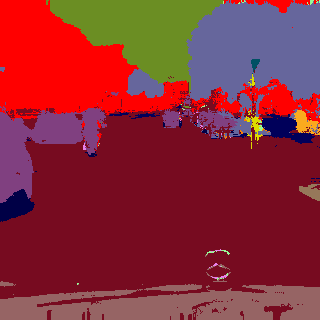
#> input picture src_train/reduced_cluster_v3/reduced_1273.png, 320 x 320 px, given in place of reduced_0.png, which was not available
$ python 7.2-floodfill_pink_cluster.py
#> lines starting #> are read from the running program, lines starting #| are printed output that depends on the picture; after the words box and inside, x2 and y2 are one past the last pixel; in counts of white or black regions, pixels touching at a corner belong together; pictures that were not available may be replaced by others from this repository, and a replacement may not be noted

#!/usr/bin/env python3
# -*- coding: utf-8 -*-
"""
Created on Tue Jul 19 14:23:46 2022

@author: eric
"""
import numpy as np
from tqdm import tqdm
import imageio
from PIL import Image
from scipy.ndimage.measurements import label
from collections import Counter


def remove_values_from_list(the_list, val):
   return [value for value in the_list if value != val]


color_map = np.load('color_map_reduced_1.npy')
#> (reads src_train/color_map_reduced_1.npy from the repository)

color_wheel_bike = np.array([233,128,233]) #pink wheel/bike
id_wheel_bike = np.where(np.equal(color_map, color_wheel_bike).all(axis=1))[0][0]

color_target = np.array([255,128,0]) #orange hvegetation
id_target = np.where(np.equal(color_map, color_target).all(axis=1))[0][0]

color_shadow = np.array([0,0,70])
id_shadow = np.where(np.equal(color_map, color_shadow).all(axis=1))[0][0]

color_vehicle = np.array([128,64,128])
id_vehicle = np.where(np.equal(color_map, color_vehicle).all(axis=1))[0][0]


# [8 lines of commented-out code are left out]


resolution = 320
n_images=2975
for selec in tqdm(range(n_images)):
    # selec = 142

    # =============================================================================
    # translate RGB to int matrix
    # =============================================================================
    cimg = imageio.imread('reduced_cluster_v3/reduced_'+str(selec)+'.png')
#> cimg is the input picture: shape (320, 320, 3); mean R, G, B 137.6, 42.6, 54.7
    final_img = cimg.copy()
    skeleton = np.zeros(320*320).reshape(320,320)

    for c in range(len(color_map)):
        mask_color= np.stack((np.ones((320,320))*color_map[c][0],
                  np.ones((320,320))*color_map[c][1],
                  np.ones((320,320))*color_map[c][2]),axis=-1)
        mask0 = cimg[:,:,0] == mask_color[:,:,0]
        mask1 = cimg[:,:,1] == mask_color[:,:,1]
        mask2 = cimg[:,:,2] == mask_color[:,:,2]
        mask = mask0*mask1*mask2
        skeleton[mask]=c
#> this loop made 16 passes
#> pass 1, `mask0 = cimg[:,:,0] == mask_color[:,:,0]`:
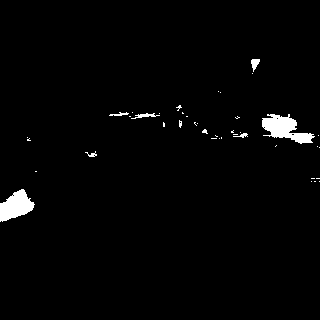
#> mask0: shape (320, 320) bool; 1.8% white; 41 white regions (34 under 20 px), largest, box (x1, y1, x2, y2) and area: (262, 114, 315, 144) 810, (0, 189, 35, 222) 694, (131, 113, 160, 119) 71
#> pass 1, `mask1 = cimg[:,:,1] == mask_color[:,:,1]`:
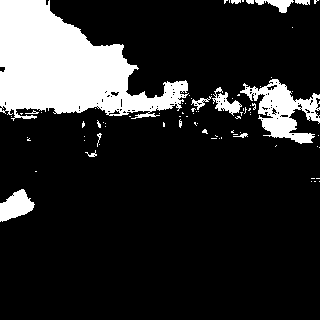
#> mask1: shape (320, 320) bool; 16.4% white; 82 white regions (69 under 20 px), largest, box (x1, y1, x2, y2) and area: (0, 0, 189, 121) 12642, (240, 79, 320, 144) 2278, (0, 189, 35, 222) 694
#> after the loop:
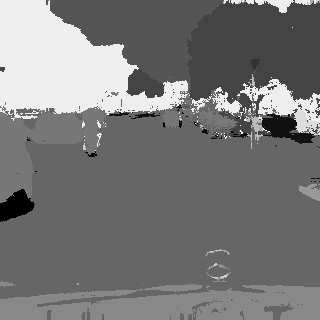
#> skeleton: shape (320, 320) float64; min 0, max 15, mean 7.02; drawn with min black and max white

    # =============================================================================
    # generamos la mascara target
    # =============================================================================
    mask_color= np.stack((np.ones((320,320))*color_target[0],
              np.ones((320,320))*color_target[1],
              np.ones((320,320))*color_target[2]),axis=-1)
    mask0 = cimg[:,:,0] == mask_color[:,:,0]
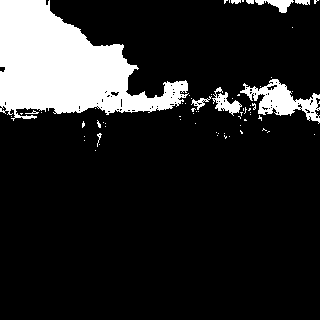
#> mask0: shape (320, 320) bool; 14.7% white; 67 white regions (57 under 20 px), largest, box (x1, y1, x2, y2) and area: (0, 0, 189, 121) 12513, (240, 79, 320, 124) 1456, (212, 87, 242, 116) 347
    mask1 = cimg[:,:,1] == mask_color[:,:,1]
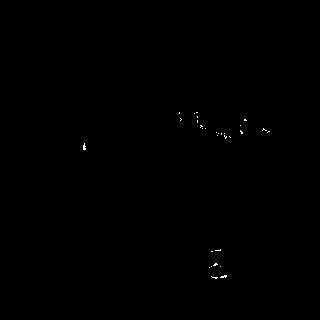
#> mask1: shape (320, 320) bool; 0.11% white in thin lines or dots, all inside (x1, y1, x2, y2) = (83, 112, 270, 279)
    mask2 = cimg[:,:,2] == mask_color[:,:,2]
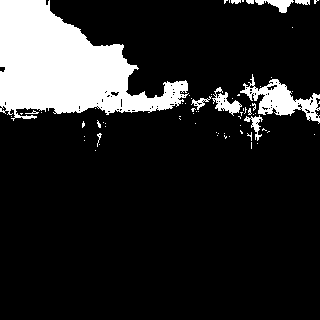
#> mask2: shape (320, 320) bool; 14.9% white; 69 white regions (58 under 20 px), largest, box (x1, y1, x2, y2) and area: (0, 0, 189, 121) 12513, (240, 74, 320, 124) 1488, (212, 87, 242, 116) 347
    mask = mask0*mask1*mask2
#> mask: shape (320, 320) bool; 0.03% white in thin lines or dots, all inside (x1, y1, x2, y2) = (216, 119, 270, 139)

    # separamos en islas los pixeles del mismo color
    labeled_mask, n_islands = label(mask)
#> labeled_mask: shape (320, 320) int32; 16 distinct labels, from 0 to 15
#> n_islands = 15
    key_colors = list()
    for k in range(n_islands):

        #filtramos la isla en cuestión
        lmask = labeled_mask == k + 1 #label 0 es todo lo que no son islas
        x,y = np.where(lmask) #coordenadas de los pixeles de la isla en cuestión

        '''
        vamos a cambiar el algoritmo. Para cada pixel de cada isla,
        se anota los pixeles vecinos de cada pixel.
        if not (RGB_Vecino == target) and not already_saved:
            save position (i.e. (x,y))

        Cuando tengamos todas las posiciones, devolvemos el valor de la maskara en si

        añadimos un -1 si el pixel está fuera de imagen en un array especial,
        para tenerlo en cuenta en los casos pertinentes
        '''
        neigh_pos_x = [1,1,1, 0,0, -1,-1,-1]
        neigh_pos_y = [-1,0,1,-1,1, -1,0,1 ]
        neighbor_pixels, out_pixels = list(),list()
        #para cada pixel
        for i in range(len(x)):
            for p in range(len(neigh_pos_x)):
                neigh = (x[i]+neigh_pos_x[p], y[i]+neigh_pos_y[p])
                # si el vecino está en la imagen
                if neigh[0]>0 and neigh[1]>0 and neigh[0]<resolution and neigh[1]<resolution:
                    pxl = skeleton[neigh[0], neigh[1]]
                    if  pxl != id_target and neigh not in neighbor_pixels:
                        neighbor_pixels.append(neigh)
                #fuera de imagen
                else:
                    if neigh not in out_pixels:
                        out_pixels.append(neigh)


# =============================================================================
# contamos los pixeles de cada label
# =============================================================================
        neigh_labels = list()
        for i in range(len(neighbor_pixels)):
            neigh_labels.append(skeleton[neighbor_pixels[i][0], neighbor_pixels[i][1]])
        for i in range(len(out_pixels)):
            neigh_labels.append(-1)
        d_count=Counter(neigh_labels)


        # ruedas mal clasificadas
        if d_count[id_shadow] + d_count[id_vehicle] >= 0.50 * len(neigh_labels):
            key_colors.append(color_wheel_bike)
        #pequeñas islas de ruido
        elif d_count[id_wheel_bike] >= 0.10 * len(neigh_labels):
            key_colors.append(color_wheel_bike)
        else:
            key_colors.append(color_target)
#> this loop made 15 passes
#> (x, y) on passes 1 to 9: ([119, 119, 120, 120, 120], [244, 245, 244, 245, 246]), ([125], [240]), ([128, 129, 129], [263, 263, 264]), ([130, 131, 131, 132, 132, 133, 133], [240, 240, 241, 241, 242, 241, 242]), ([130], [262]), ([130, 130], [265, 266]), ([131, 131], [268, 269]), ([132], [216]), ([132], [267])
#> pass 1, `lmask = labeled_mask == k + 1`:
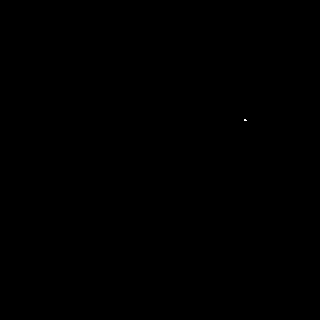
#> lmask: shape (320, 320) bool; 0% white in thin lines or dots, all inside (x1, y1, x2, y2) = (244, 119, 247, 121)
#> after the loop: lmask: shape (320, 320) bool; 0% white in thin lines or dots, all inside (x1, y1, x2, y2) = (229, 136, 230, 137)
#> after the loop, key_colors = [[255, 128, 0], [255, 128, 0], [255, 128, 0], [255, 128, 0], [255, 128, 0], [255, 128, 0], [255, 128, 0], [255, 128, 0], [255, 128, 0], [255, 128, 0], [255, 128, 0], [255, 128, 0], [255, 128, 0], [255, 128, 0], [233, 128, 233]]

# =============================================================================
# save result
# =============================================================================


    for k in range(len(key_colors)):
        lmask = labeled_mask == k+1
        final_img[lmask] = key_colors[k]
#> this loop made 15 passes
#> final_img: shape (320, 320, 3); under 0.01% of pixels changed, all inside (x1, y1, x2, y2) = (229, 136, 230, 137)
    im = Image.fromarray(final_img)
    im.save('reduced_cluster_v4/reduced_'+str(selec)+'.png')
#> pass 2 of the loop `for selec in tqdm(range(n_images)):`:
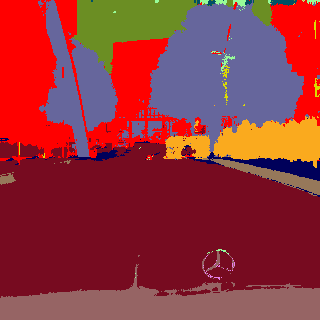
#> input picture src_train/reduced_cluster_v3/reduced_1391.png, 320 x 320 px, given in place of reduced_1.png, which was not available
#> cimg is the input picture: shape (320, 320, 3); mean R, G, B 146.1, 51.9, 59.8
#> after the loop `for c in range(len(color_map)):`:
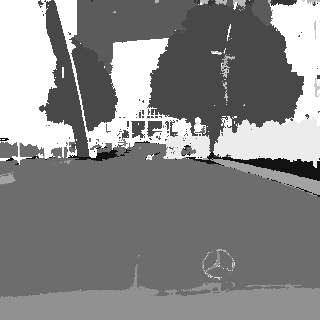
#> skeleton: shape (320, 320) float64; min 0, max 14, mean 7.42; drawn with min black and max white
#> `mask2 = cimg[:,:,2] == mask_color[:,:,2]`:
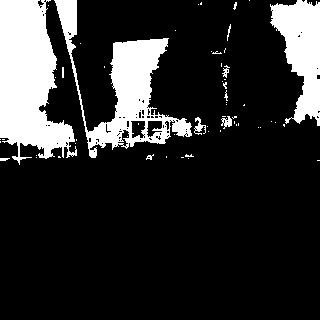
#> mask2: shape (320, 320) bool; 17.7% white; 59 white regions (49 under 20 px), largest, box (x1, y1, x2, y2) and area: (0, 0, 77, 165) 7943, (54, 0, 192, 158) 5949, (270, 0, 320, 126) 3693
#> labeled_mask: shape (320, 320) int32; every value is 0
#> n_islands = 0
#> after the loop `for k in range(n_islands):`: key_colors = []
#> (the run stopped early here; a loop or call above may not have finished)
